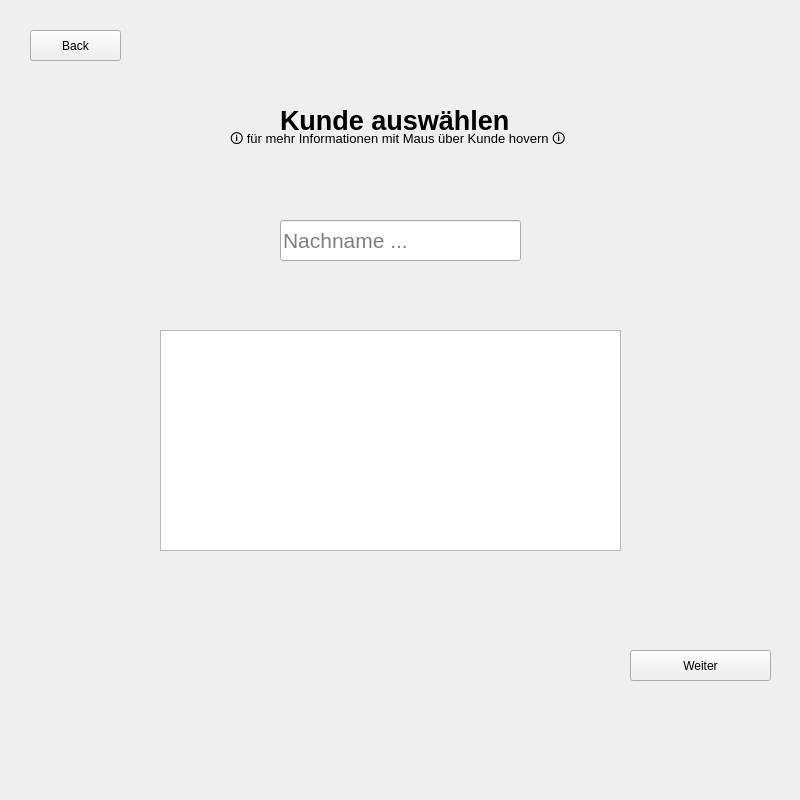
<?xml version="1.0" encoding="UTF-8"?>
<ui version="4.0">
 <class>OverviewBestellungen</class>
 <widget class="QWidget" name="OverviewBestellungen">
  <property name="geometry">
   <rect>
    <x>0</x>
    <y>0</y>
    <width>800</width>
    <height>800</height>
   </rect>
  </property>
  <property name="windowTitle">
   <string>Form</string>
  </property>
  <widget class="QPushButton" name="back_to_main">
   <property name="geometry">
    <rect>
     <x>30</x>
     <y>30</y>
     <width>91</width>
     <height>31</height>
    </rect>
   </property>
   <property name="text">
    <string>Back</string>
   </property>
  </widget>
  <widget class="QLineEdit" name="search_field">
   <property name="geometry">
    <rect>
     <x>280</x>
     <y>220</y>
     <width>241</width>
     <height>41</height>
    </rect>
   </property>
   <property name="font">
    <font>
     <pointsize>16</pointsize>
    </font>
   </property>
   <property name="placeholderText">
    <string>Nachname ...</string>
   </property>
  </widget>
  <widget class="QListWidget" name="customer_list">
   <property name="geometry">
    <rect>
     <x>160</x>
     <y>330</y>
     <width>461</width>
     <height>221</height>
    </rect>
   </property>
   <property name="font">
    <font>
     <pointsize>24</pointsize>
    </font>
   </property>
  </widget>
  <widget class="QPushButton" name="next_button">
   <property name="geometry">
    <rect>
     <x>630</x>
     <y>650</y>
     <width>141</width>
     <height>31</height>
    </rect>
   </property>
   <property name="text">
    <string>Weiter</string>
   </property>
  </widget>
  <widget class="QLabel" name="Label_Kundenauswahl">
   <property name="geometry">
    <rect>
     <x>280</x>
     <y>100</y>
     <width>281</width>
     <height>41</height>
    </rect>
   </property>
   <property name="font">
    <font>
     <pointsize>16</pointsize>
     <bold>true</bold>
    </font>
   </property>
   <property name="text">
    <string>&lt;html&gt;&lt;head/&gt;&lt;body&gt;&lt;p&gt;&lt;span style=&quot; font-size:20pt;&quot;&gt;Kunde auswählen&lt;/span&gt;&lt;/p&gt;&lt;/body&gt;&lt;/html&gt;</string>
   </property>
  </widget>
  <widget class="QLabel" name="Label_Info">
   <property name="geometry">
    <rect>
     <x>230</x>
     <y>120</y>
     <width>391</width>
     <height>41</height>
    </rect>
   </property>
   <property name="font">
    <font>
     <pointsize>16</pointsize>
     <bold>true</bold>
    </font>
   </property>
   <property name="text">
    <string>&lt;html&gt;&lt;head/&gt;&lt;body&gt;&lt;p&gt;&lt;span style=&quot; font-size:10pt; font-weight:400;&quot;&gt;🛈 für mehr Informationen mit Maus über Kunde hovern 🛈&lt;/span&gt;&lt;/p&gt;&lt;/body&gt;&lt;/html&gt;</string>
   </property>
  </widget>
 </widget>
 <resources/>
 <connections/>
</ui>
